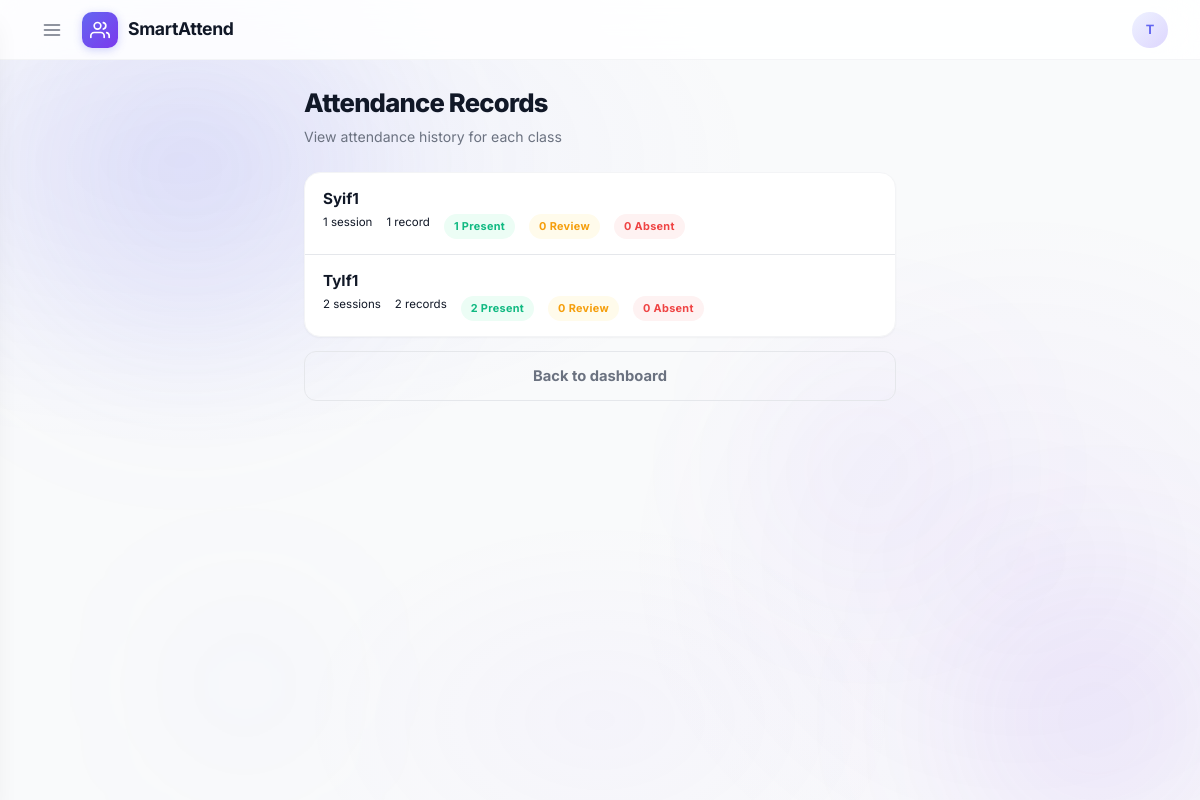
/teacher/attendance (signed in), run on the app's committed database.
### app/models.py (models this page shows, shortened)
class User(UserMixin, db.Model):
    id            = db.Column(db.Integer, primary_key=True)
    name          = db.Column(db.String(100))
    email         = db.Column(db.String(100), unique=True)
    password      = db.Column(db.String(200))
    role          = db.Column(db.String(10))   # 'student', 'teacher', 'hod', 'principal'
    is_admin      = db.Column(db.Boolean, default=False)
    profile_photo = db.Column(db.String(200), nullable=True)  # filename in uploads/
    email_notifications = db.Column(db.Boolean, default=True)
    department_id = db.Column(db.Integer, db.ForeignKey('department.id'), nullable=True)
    department = db.relationship('Department', backref='members', foreign_keys=[department_id])

class TeacherClass(db.Model):
    id          = db.Column(db.Integer, primary_key=True)
    teacher_id  = db.Column(db.Integer, db.ForeignKey('user.id'), nullable=False)
    name        = db.Column(db.String(100), nullable=False)
    description = db.Column(db.String(300), nullable=True)
    created_at  = db.Column(db.DateTime, default=datetime.datetime.now)
    teacher     = db.relationship('User', backref=db.backref('classes', lazy='dynamic'))

### app/routes/teacher.py (the view, shortened to what this page needs)
@teacher_bp.route('/attendance')
@login_required
def attendance_records():
    class_name = request.args.get('class_name', '').strip()
    my_classes = TeacherClass.query.filter_by(teacher_id=current_user.id).order_by(TeacherClass.name).all()
    if not class_name:
        class_stats = []
        for tc in my_classes:
            records = AttendanceRecord.query.filter_by(class_name=tc.name).all()
            dates = sorted(set(r.date for r in records if r.date), reverse=True)
            present = sum(1 for r in records if r.status == 'PRESENT')
            review = sum(1 for r in records if r.status == 'REVIEW')
            absent = sum(1 for r in records if r.status == 'ABSENT')
            class_stats.append({
                'class': tc,
                'total_records': len(records),
                'sessions': len(dates),
                'present': present,
                'review': review,
                'absent': absent,
            })
        return render_template('teacher/attendance.html', classes=my_classes, class_stats=class_stats)

### app/models.py (called while the page is built)
@login_manager.user_loader
def load_user(user_id):
    return db.session.get(User, int(user_id))

### app/templates/teacher/attendance.html (shortened to what this page needs)
{% extends "base.html" %}
{% block content %}
<div class="page">
  <div class="page-title">Attendance Records</div>
  <div class="page-sub">View attendance history for each class</div>
  {% if class_stats %}
  <div class="card">
    {% for cs in class_stats %}
    <a href="/teacher/attendance?class_name={{ cs.class.name }}" style="display:block;padding:15px 18px;text-decoration:none;color:inherit;{% if not loop.last %}border-bottom:1px solid var(--border);{% endif %}transition:background .15s;">
      <div style="display:flex;justify-content:space-between;align-items:center;gap:12px;">
        <div style="flex:1;min-width:0;">
          <div style="font-weight:700;font-size:.95rem;color:var(--text);margin-bottom:4px;">{{ cs.class.name }}</div>
          <div style="display:flex;gap:14px;flex-wrap:wrap;">
            <span style="font-size:.72rem;color:var(--text-3);">{{ cs.sessions }} session{{ 's' if cs.sessions != 1 else '' }}</span>
            <span style="font-size:.72rem;color:var(--text-3);">{{ cs.total_records }} record{{ 's' if cs.total_records != 1 else '' }}</span>
            {% if cs.total_records > 0 %}
            <span class="badge badge-present" style="font-size:.68rem;">{{ cs.present }} Present</span>
            <span class="badge badge-review" style="font-size:.68rem;">{{ cs.review }} Review</span>
            <span class="badge badge-absent" style="font-size:.68rem;">{{ cs.absent }} Absent</span>
            {% endif %}
          </div>
        </div>
        <svg width="16" height="16" viewBox="0 0 24 24" fill="none" stroke="var(--text-3)" stroke-width="2" stroke-linecap="round" stroke-linejoin="round"><polyline points="9 18 15 12 9 6"/></svg>
      </div>
    </a>
    {% endfor %}
  </div>
  {% endif %}
  <a href="/teacher/dashboard" class="btn btn-ghost mt-3">Back to dashboard</a>
</div>
{% endblock %}

### app/templates/base.html (shortened to what this page needs)
<!DOCTYPE html>
<html lang="en">
<head>
  <link rel="stylesheet" href="{{ url_for('static', filename='css/style.css') }}">
</head>
<body>
<div class="cosmic-orbs" aria-hidden="true">
  <div class="cosmic-orb cosmic-orb--1"></div>
  <div class="cosmic-orb cosmic-orb--2"></div>
  <div class="cosmic-orb cosmic-orb--3"></div>
  <div class="cosmic-orb cosmic-orb--4"></div>
</div>
{% if current_user.is_authenticated %}
<header class="app-bar" id="app-bar">
  <div class="bar-brand">
    <button class="hamburger" onclick="openDrawer()" title="Menu">
      <svg viewBox="0 0 24 24" fill="none" stroke="currentColor" stroke-width="2" stroke-linecap="round"><line x1="3" y1="6" x2="21" y2="6"/><line x1="3" y1="12" x2="21" y2="12"/><line x1="3" y1="18" x2="21" y2="18"/></svg>
    </button>
    <div class="bar-logo">
      <svg viewBox="0 0 24 24" fill="none" stroke="currentColor" stroke-width="2" stroke-linecap="round" stroke-linejoin="round">
        <path d="M17 21v-2a4 4 0 0 0-4-4H5a4 4 0 0 0-4 4v2"/>
        <circle cx="9" cy="7" r="4"/>
        <path d="M23 21v-2a4 4 0 0 0-3-3.87"/>
        <path d="M16 3.13a4 4 0 0 1 0 7.75"/>
      </svg>
    </div>
    SmartAttend
  </div>
  <div class="bar-right">
    <a href="/auth/profile" class="bar-avatar-link" title="Profile">
      <div class="bar-avatar">
        {% if current_user.profile_photo %}
        <img src="/static/uploads/{{ current_user.profile_photo }}" alt="" style="width:100%;height:100%;object-fit:cover;border-radius:50%;">
        {% else %}
        {{ current_user.name[0]|upper }}
        {% endif %}
      </div>
    </a>
  </div>
</header>
{% endif %}
{% block content %}{% endblock %}
</body>
</html>

### data on the page
User: name "T", class.name "Syif1", sessions "1", total_records "1", present "1", review "0", absent "0"
TeacherClass: class.name "TyIf1"

### other printed values
{{ cs.sessions }} "2"
{{ 's' if cs.sessions != 1 else '' }} "s"
{{ cs.total_records }} "2"
{{ 's' if cs.total_records != 1 else '' }} "s"
{{ cs.present }} "2"
{{ cs.review }} "0"
{{ cs.absent }} "0"
